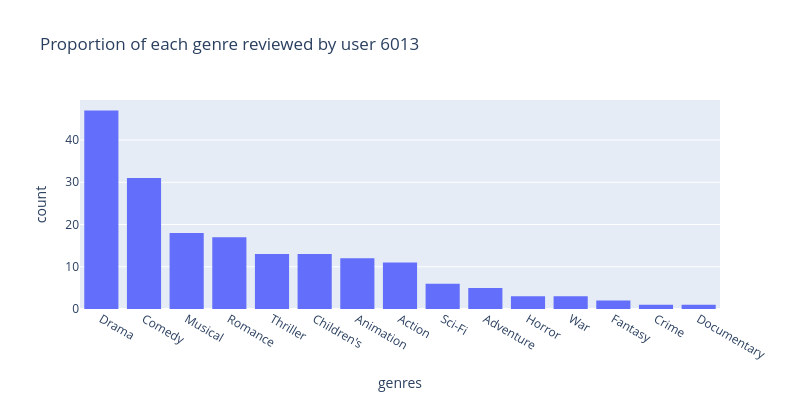
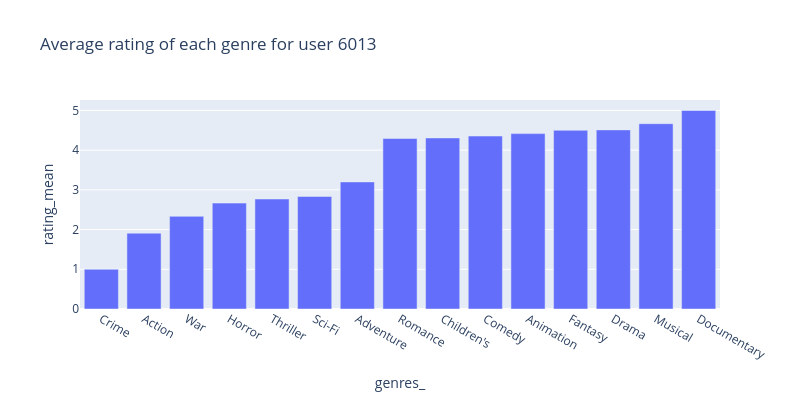
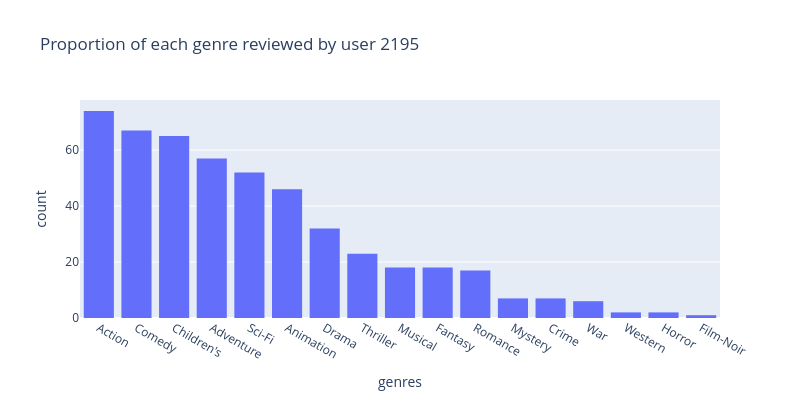
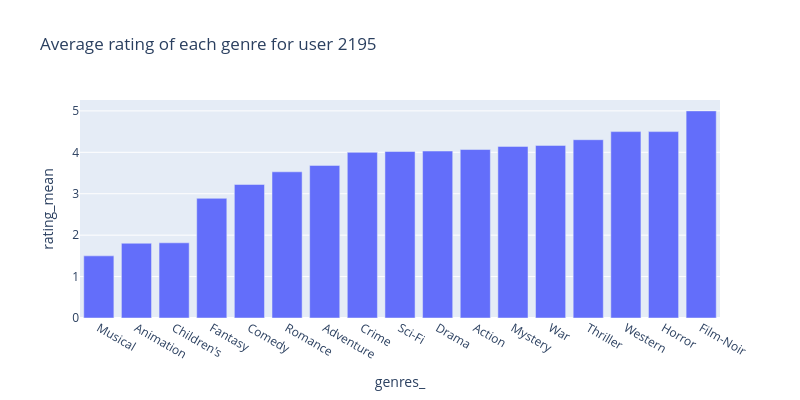

The notebook cell these images were saved under, in order:
### Code cell
for user_id in user_ids:
    NMF_model.understand_user_profile(user_id, rating_dist=False, wc=False)
    rec = NMF_model.user_top_N(user_id)
    print(f"Recommendations for user {user_id}")
    display(NMF_model.get_recommend_dataframe(rec))

### Figure 1 — Plotly figure (JSON) as saved in the notebook; plotly's stock layout.template omitted (floating-point values rounded to 4 significant figures; data arrays with more than 128 entries replaced by an {"elided": "..."} marker saying what was removed)
{"data": [{"bingroup": "x", "hovertemplate": "genres=%{x}<br>count=%{y}<extra></extra>", "legendgroup": "", "marker": {"color": "#636efa", "pattern": {"shape": ""}}, "name": "", "orientation": "v", "showlegend": false, "type": "histogram", "x": {"elided": "183 str values"}, "xaxis": "x", "yaxis": "y"}], "layout": {"barmode": "relative", "height": 400, "legend": {"tracegroupgap": 0}, "title": {"text": "Proportion of each genre reviewed by user 6013"}, "width": 800, "xaxis": {"anchor": "y", "categoryorder": "total descending", "domain": [0, 1], "title": {"text": "genres"}}, "yaxis": {"anchor": "x", "domain": [0, 1], "title": {"text": "count"}}}}

### Figure 2 — Plotly figure (JSON) as saved in the notebook; plotly's stock layout.template omitted (floating-point values rounded to 4 significant figures)
{"data": [{"hovertemplate": "genres_=%{x}<br>rating_mean=%{y}<extra></extra>", "legendgroup": "", "marker": {"color": "#636efa", "pattern": {"shape": ""}}, "name": "", "orientation": "v", "showlegend": false, "textposition": "auto", "type": "bar", "x": ["Crime", "Action", "War", "Horror", "Thriller", "Sci-Fi", "Adventure", "Romance", "Children's", "Comedy", "Animation", "Fantasy", "Drama", "Musical", "Documentary"], "xaxis": "x", "y": [1.0, 1.909, 2.333, 2.667, 2.769, 2.833, 3.2, 4.294, 4.308, 4.355, 4.417, 4.5, 4.511, 4.667, 5.0], "yaxis": "y"}], "layout": {"barmode": "relative", "height": 400, "legend": {"tracegroupgap": 0}, "title": {"text": "Average rating of each genre for user 6013"}, "width": 800, "xaxis": {"anchor": "y", "domain": [0, 1], "title": {"text": "genres_"}}, "yaxis": {"anchor": "x", "domain": [0, 1], "title": {"text": "rating_mean"}}}}

### Figure 3 — Plotly figure (JSON) as saved in the notebook; plotly's stock layout.template omitted (floating-point values rounded to 4 significant figures; data arrays with more than 128 entries replaced by an {"elided": "..."} marker saying what was removed)
{"data": [{"bingroup": "x", "hovertemplate": "genres=%{x}<br>count=%{y}<extra></extra>", "legendgroup": "", "marker": {"color": "#636efa", "pattern": {"shape": ""}}, "name": "", "orientation": "v", "showlegend": false, "type": "histogram", "x": {"elided": "494 str values"}, "xaxis": "x", "yaxis": "y"}], "layout": {"barmode": "relative", "height": 400, "legend": {"tracegroupgap": 0}, "title": {"text": "Proportion of each genre reviewed by user 2195"}, "width": 800, "xaxis": {"anchor": "y", "categoryorder": "total descending", "domain": [0, 1], "title": {"text": "genres"}}, "yaxis": {"anchor": "x", "domain": [0, 1], "title": {"text": "count"}}}}

### Figure 4 — Plotly figure (JSON) as saved in the notebook; plotly's stock layout.template omitted (floating-point values rounded to 4 significant figures)
{"data": [{"hovertemplate": "genres_=%{x}<br>rating_mean=%{y}<extra></extra>", "legendgroup": "", "marker": {"color": "#636efa", "pattern": {"shape": ""}}, "name": "", "orientation": "v", "showlegend": false, "textposition": "auto", "type": "bar", "x": ["Musical", "Animation", "Children's", "Fantasy", "Comedy", "Romance", "Adventure", "Crime", "Sci-Fi", "Drama", "Action", "Mystery", "War", "Thriller", "Western", "Horror", "Film-Noir"], "xaxis": "x", "y": [1.5, 1.804, 1.815, 2.889, 3.224, 3.529, 3.684, 4.0, 4.019, 4.031, 4.068, 4.143, 4.167, 4.304, 4.5, 4.5, 5.0], "yaxis": "y"}], "layout": {"barmode": "relative", "height": 400, "legend": {"tracegroupgap": 0}, "title": {"text": "Average rating of each genre for user 2195"}, "width": 800, "xaxis": {"anchor": "y", "domain": [0, 1], "title": {"text": "genres_"}}, "yaxis": {"anchor": "x", "domain": [0, 1], "title": {"text": "rating_mean"}}}}
